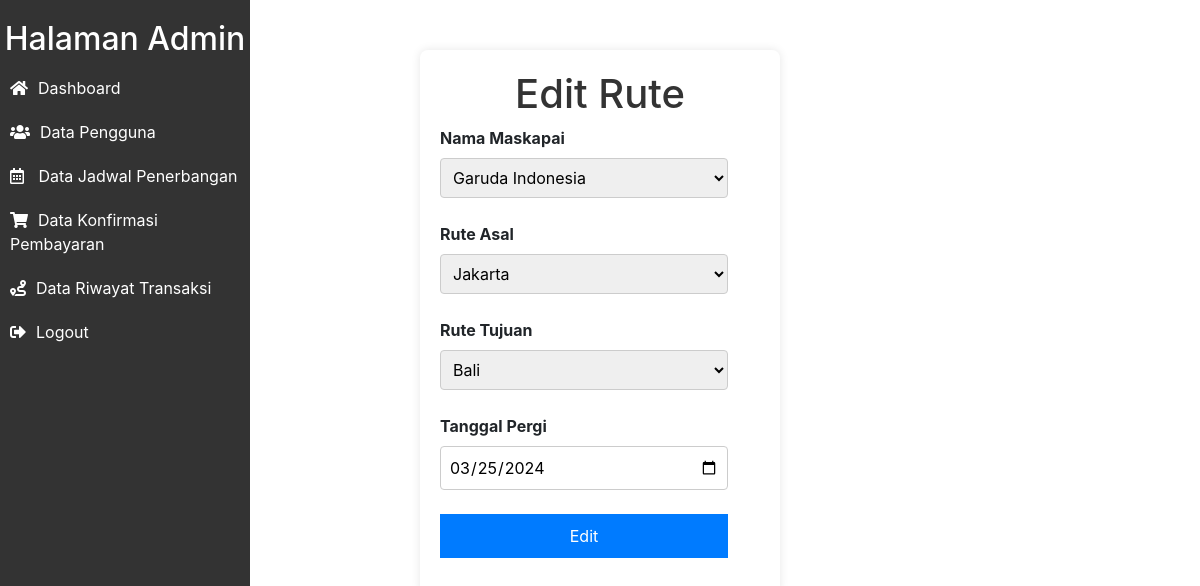
Page /admin/rute/edit.php?id=1 (signed in) on the committed database.
### tables this page shows
CREATE TABLE `rute` (
  `id_rute` int NOT NULL,
  `id_maskapai` int NOT NULL,
  `rute_asal` varchar(100) NOT NULL,
  `rute_tujuan` varchar(100) NOT NULL,
  `tanggal_pergi` date NOT NULL
);

CREATE TABLE `maskapai` (
  `id_maskapai` int NOT NULL,
  `logo_maskapai` text NOT NULL,
  `nama_maskapai` varchar(50) NOT NULL,
  `kapasitas` int NOT NULL
);

### admin/rute/functions.php (called while the page is built, shortened)
<?php
require '../../koneksi.php';
function query($query){
    global $conn;
    $rows = [];
    $result = mysqli_query($conn, $query);
    while($row = mysqli_fetch_assoc($result)){
        $rows[] = $row;
    }
    return $rows;
}
?>

### admin/rute/edit.php (the view, shortened to what this page needs)
<?php
$id = $_GET["id"];
$rute = query("SELECT * FROM rute INNER JOIN maskapai ON rute.id_maskapai = maskapai.id_maskapai WHERE id_rute = '$id'")[0];
?>
<?php require '../../layouts/sidebar_admin.php'; ?>
<div class="main" style="margin-top: 50px;">
    <h1>Edit Rute</h1>
    <form action="" method="POST">
        <label for="nama_maskapai">Nama Maskapai</label><br />
            <select name="id_maskapai" id="id_maskapai">
                <option value="<?= $rute["id_maskapai"]; ?>"><?= $rute["nama_maskapai"]; ?></option>
            </select><br /> <br />
            <label for="rute_asal">Rute Asal</label><br />
            <select name="rute_asal" id="rute_asal">
                <option value="<?= $rute["rute_asal"]; ?>"><?= $rute["rute_asal"]; ?></option>
            </select><br /> <br />
            <label for="rute_tujuan">Rute Tujuan</label><br />
            <select name="rute_tujuan" id="rute_tujuan">
                <option value="<?= $rute["rute_tujuan"]; ?>"><?= $rute["rute_tujuan"]; ?></option>
            </select><br /> <br />
        <label for="tanggal_pergi">Tanggal Pergi</label><br />
        <input type="date" name="tanggal_pergi" id="tanggal_pergi" value="<?= $rute["tanggal_pergi"]; ?>"><br /><br />
        <button type="submit" name="edit">Edit</button>
    </form>
</div>

### assets/style/admin.css (style rules this page uses)
body { margin: 0; padding: 0; font-family: Arial, sans-serif; }

### admin/rute/edit.php (style rules this page uses)
h1 { text-align: center; color: #333; }
.main { width: 30%; margin: 0 auto; padding: 20px; border-radius: 8px; box-shadow: 0 0 10px rgba(0, 0, 0, 0.1); }
label { font-weight: bold; }
input,select { width: 90%; padding: 8px; margin-bottom: 10px; border: 1px solid #ccc; border-radius: 4px; }
button { display: block; width: 90%; padding: 10px; background-color: #007bff; color: #fff; border: none; border-radius: 4px; cursor: pointer; }

### rows in the picture
rute: id_maskapai "Garuda Indonesia", rute_asal "Jakarta", rute_tujuan "Bali", tanggal_pergi "03/25/2024"
